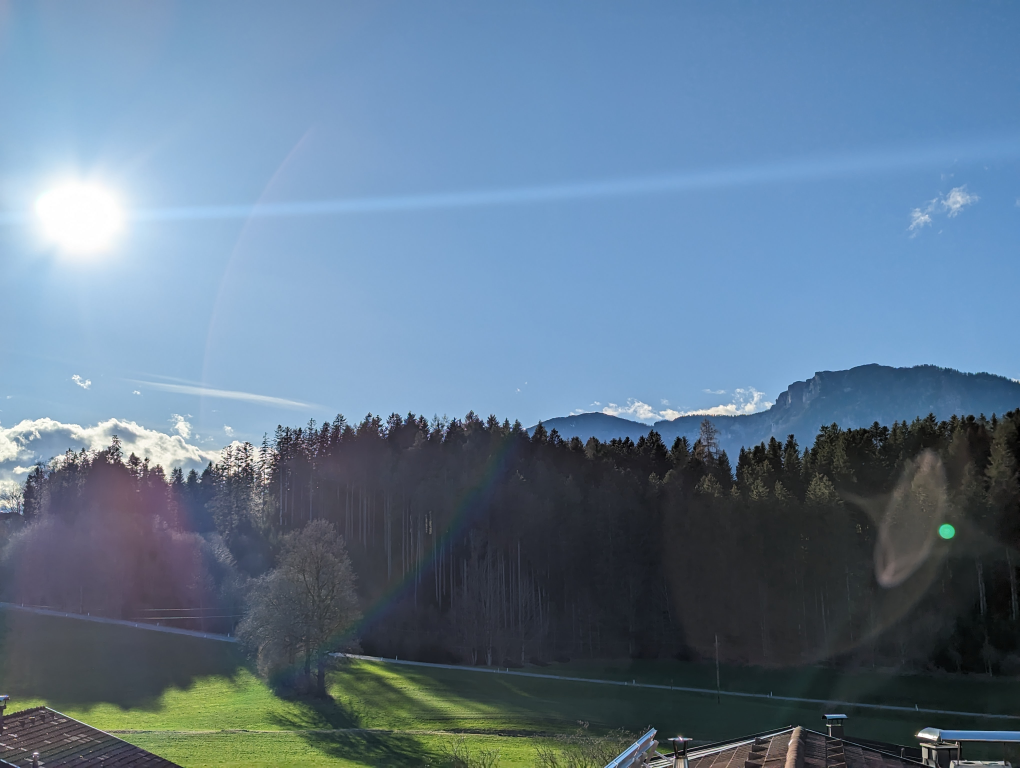
#> input picture assignment1/photo.jpg, 4080 x 3072 px (shown at 1/4 size)
$ python task7.py
#> lines starting #> are read from the running program, lines starting #| are printed output that depends on the picture
### assignment1/helpers.py
import cv2
import numpy as np
from matplotlib import pyplot as plt


def showimage(myimage, figsize=[10,10]):
    if (myimage.ndim>2):
        myimage = myimage[:,:,::-1]
    _, ax = plt.subplots(figsize=figsize)
    ax.imshow(myimage, cmap = 'gray', interpolation = 'bicubic')
    plt.xticks([]), plt.yticks([])
    plt.show()

# [6 lines left out: function showimages, not called in this run]

def swap_quadrants(img):
    cx = int(img.shape[0]/2)
    cy = int(img.shape[1]/2)
    q0 = img[0:cx, 0:cy]         # Top-Left - Create a ROI per quadrant
    q1 = img[cx:cx+cx, 0:cy]     # Top-Right
    q2 = img[0:cx, cy:cy+cy]     # Bottom-Left
    q3 = img[cx:cx+cx, cy:cy+cy] # Bottom-Right
    tmp = np.copy(q0)               # swap quadrants (Top-Left with Bottom-Right)
    img[0:cx, 0:cy] = q3
    img[cx:cx + cx, cy:cy + cy] = tmp
    tmp = np.copy(q1)               # swap quadrant (Top-Right with Bottom-Left)
    img[cx:cx + cx, 0:cy] = q2
    img[0:cx, cy:cy + cy] = tmp

### assignment1/task7.py
import helpers
import cv2 as cv
import numpy as np

im = cv.imread('photo.jpg', cv.IMREAD_GRAYSCALE)
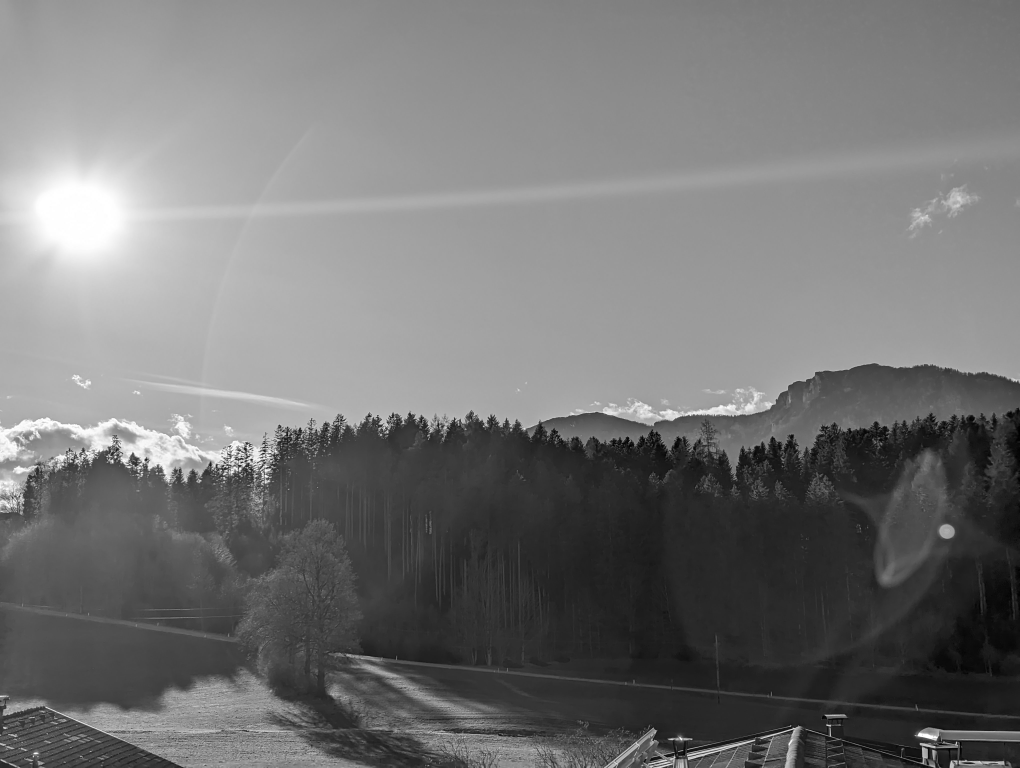
#> im: shape (3072, 4080) (shown at 1/4 size); min 0, max 255, mean 116.9

m = cv.getOptimalDFTSize(im.shape[0])
#> m = 3072
n = cv.getOptimalDFTSize(im.shape[1])
#> n = 4096

#add border to make img optimal for discrete fourier
im_border = cv.copyMakeBorder(im, 0, m-im.shape[0], 0, n-im.shape[1], cv.BORDER_CONSTANT, None, 0)

#show image with the added border
helpers.showimage(im_border)

#generate array to store the generated img
planes = np.array([np.copy(im_border), np.zeros(im_border.shape, np.float32)])

complexI = cv.merge(planes)
complexI = cv.dft(complexI)

cv.split(complexI, planes)

magI = cv.magnitude(planes[0], planes[1])
magI += 1.0
magI = cv.log(magI)
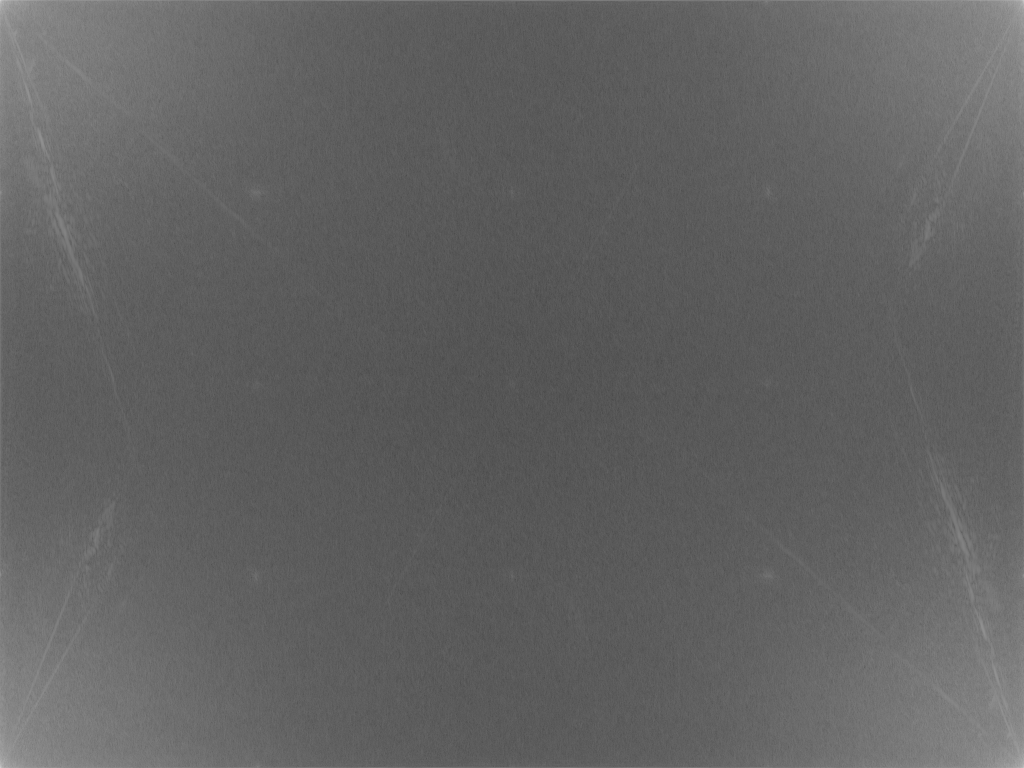
#> magI: shape (3072, 4096) float32 (shown at 1/4 size); min 1.26, max 21.11, mean 8.9; drawn with min black and max white
magI = magI[0:(magI.shape[0] & -2), 0:(magI.shape[1] & -2)]
helpers.swap_quadrants(magI)
#> in swap_quadrants, `q3 = img[cx:cx+cx, cy:cy+cy]`:
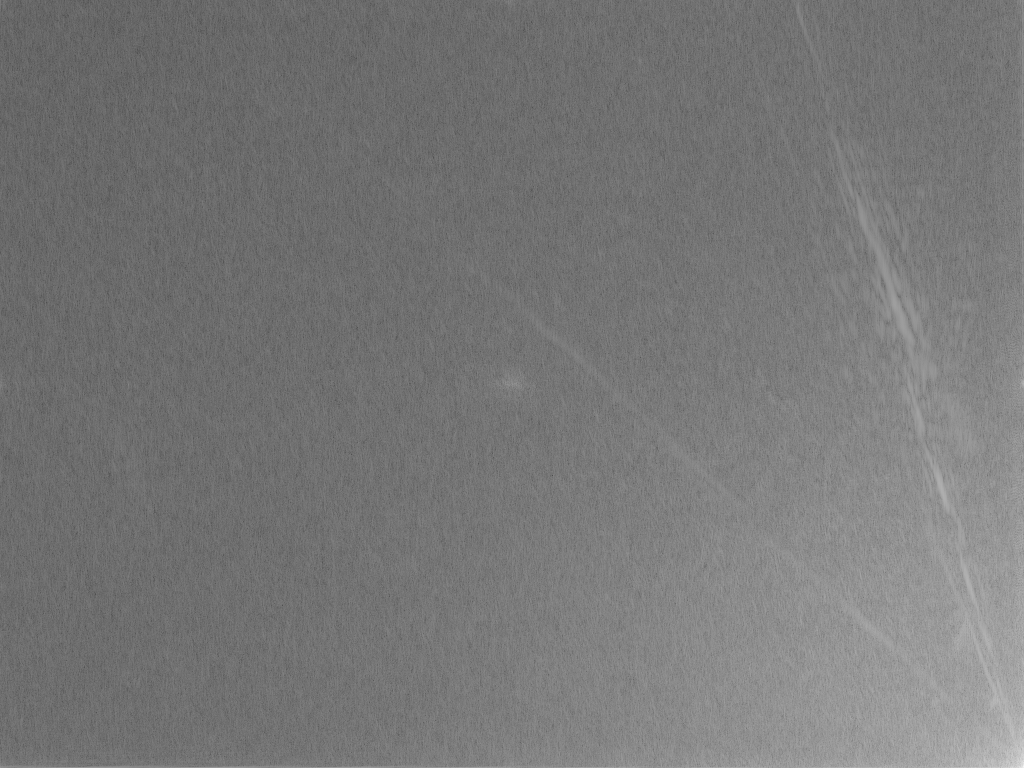
#> q3: shape (1536, 2048) float32 (shown at 1/2 size); min 1.33, max 17.62, mean 8.97; drawn with min black and max white
magI = cv.normalize(magI, None, 0, 1, cv.NORM_MINMAX)
helpers.showimage(magI)

phase = cv.phase(planes[0], planes[1])
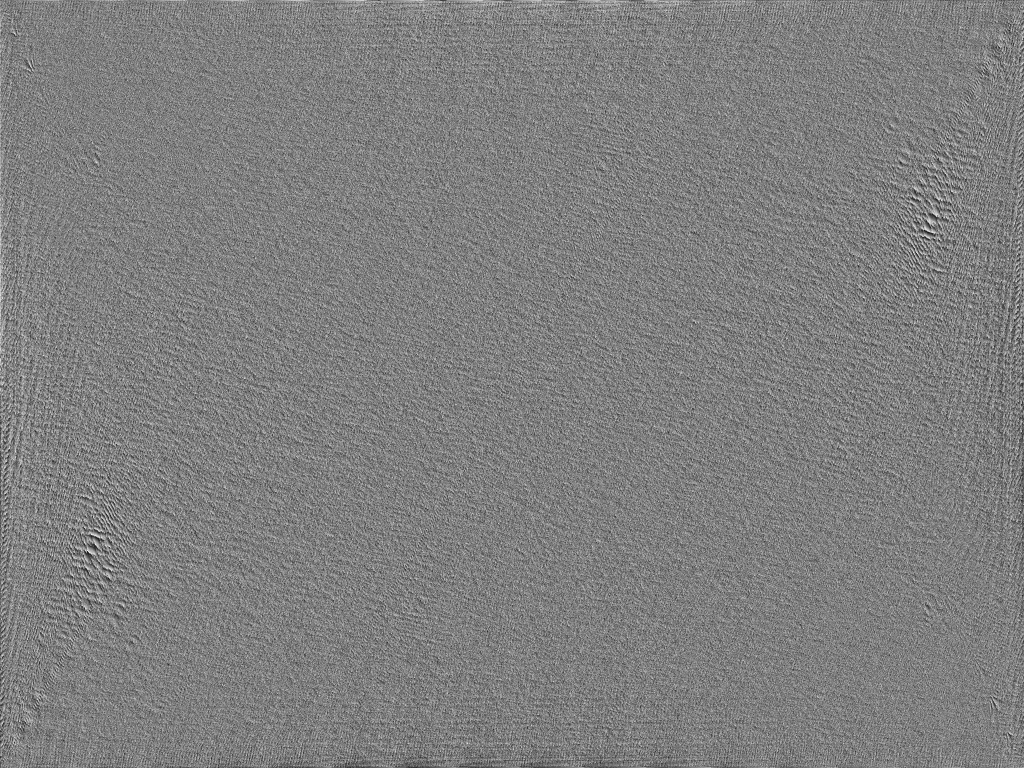
#> phase: shape (3072, 4096) float32 (shown at 1/4 size); min 0, max 6.28, mean 3.14; drawn with min black and max white
phase += 1.0
phase = cv.log(phase)
phase = phase[0:(phase.shape[0] & -2), 0:(phase.shape[1] & -2)]
helpers.swap_quadrants(phase)
#> in swap_quadrants (call 2), `img[0:cx, cy:cy + cy] = tmp`:
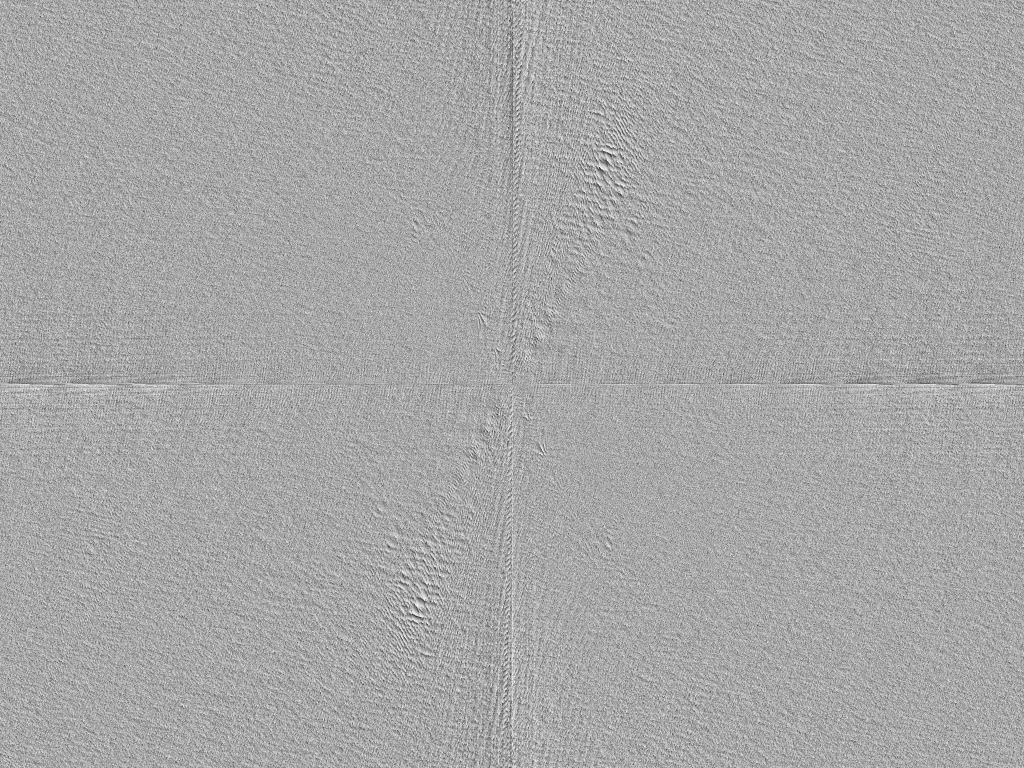
#> img: shape (3072, 4096) float32 (shown at 1/4 size); min 0, max 1.99, mean 1.3; drawn with min black and max white
phase = cv.normalize(phase, None, 0, 1, cv.NORM_MINMAX)
helpers.showimage(phase)
